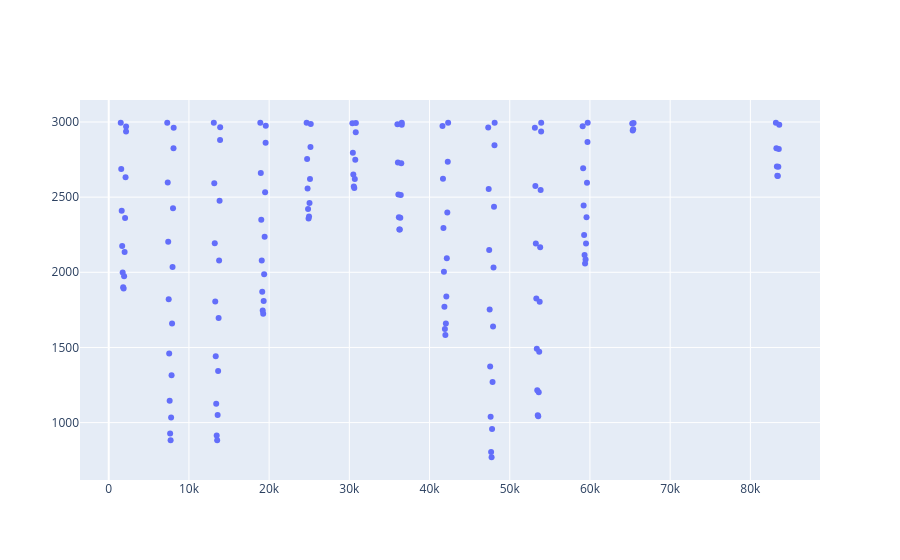

The code cell stored with this chart in its notebook:
### Code cell
fig = go.Figure()

df = uplink_budget[0][0]
fig.add_trace(go.Scatter(x=df["Time"],y=df["Range"],mode="markers",name=f"Satellite 0"))
fig.show()

### Figure 1 — Plotly figure (JSON) as saved in the notebook; plotly's stock layout.template omitted (floating-point values rounded to 4 significant figures; data arrays with more than 128 entries replaced by an {"elided": "..."} marker saying what was removed)
{"data": [{"mode": "markers", "name": "Satellite 0", "type": "scatter", "x": {"elided": "153 float values"}, "y": {"elided": "153 float values"}}], "layout": {}}
